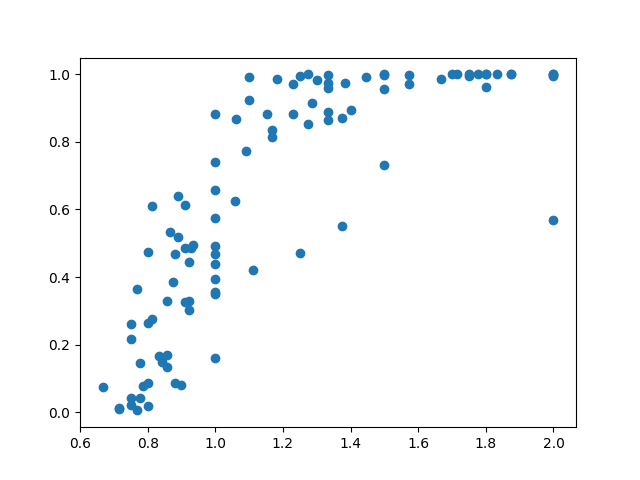

Source code (Python):
from axisandallies.util import battle # type: ignore
from axisandallies.util import wprint
import datetime
import os
import random
import sys
import typing
from axisandallies.forces import Forces
from axisandallies.util import BattleResults

if __name__ == "__main__":
    from matplotlib import pyplot as plt

    xs = [ ]
    ys = [ ]

    for i in range(0, 100):
        a = Forces()
        d = Forces()

        while not len(d):
            d.I = random.randint(0, 9)
            d.A = random.randint(0, 6)
            d.F = random.randint(0, 4)
            d.B = random.randint(0, 2)
    
        arange = (max(int(0.8*len(d)), 1), int(2.0*len(d)))

        while len(a) < arange[0] or len(a) > arange[1]:
            a.I = random.randint(0, 9)
            a.A = random.randint(0, 6)
            a.B = random.randint(0, 2)
            a.F = random.randint(0, 4)

        battle_results = BattleResults(a, d)
        battle(a, d, results=battle_results)

        ratio = battle_results.len_ratio()
        prob = battle_results.attack_prob()

        xs.append(battle_results.len_ratio())
        ys.append(prob)

        if battle_results.attack_prob() >= 0.8:
            print(100*"-")
            print(f"{a} beat {d}")
            print(f"{len(a)}/{len(d)}= {ratio:.2f} => {prob:.2f}")
        elif ratio > 1.0 and prob < 0.50:
            print(100*"*")
            print(f"{a} beat {d}")
            print(f"{len(a)}/{len(d)}= {ratio:.2f} => {prob:.2f}")

    plt.scatter(xs, ys)
    plt.savefig("experiement.png")
